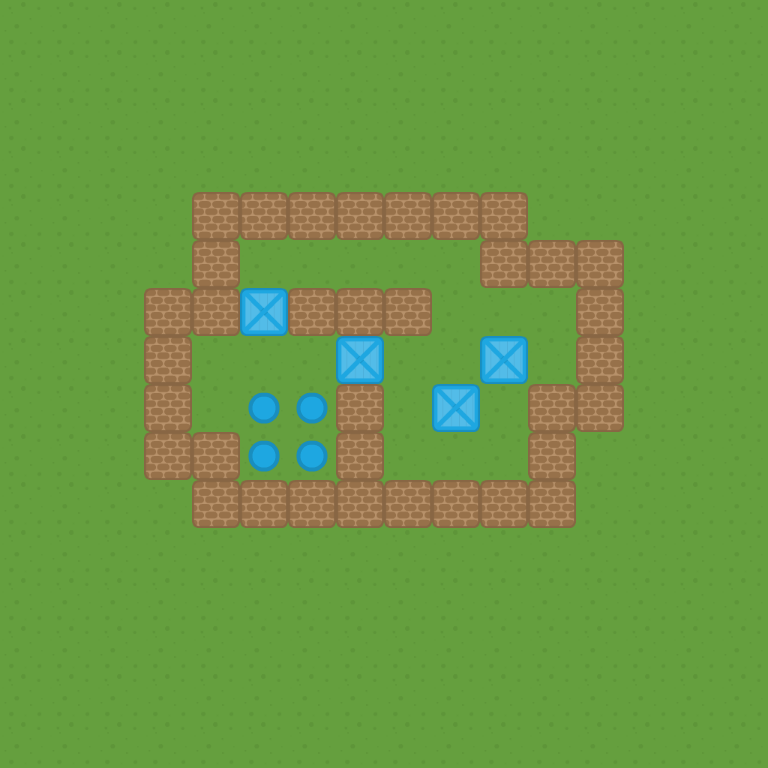

A level layout from a 2D game, rendered from its tile map. Below: a short description, then the map file with its tile-grid data intact:
An orthogonal 16x16 tile map with 48x48 px tiles, 4 tile layers (ground, wall, ball, box) and 1 object (player).

<map version="1.10" tiledversion="1.10.1" orientation="orthogonal" renderorder="right-down" width="16" height="16" tilewidth="48" tileheight="48" infinite="0" nextlayerid="7" nextobjectid="3">
 <tileset firstgid="1" source="mapsprite.tsx" />
 <layer id="1" name="ground" width="16" height="16">
  <data encoding="csv">
5,5,5,5,5,5,5,5,5,5,5,5,5,5,5,5,
5,5,5,5,5,5,5,5,5,5,5,5,5,5,5,5,
5,5,5,5,5,5,5,5,5,5,5,5,5,5,5,5,
5,5,5,5,5,5,5,5,5,5,5,5,5,5,5,5,
5,5,5,5,5,5,5,5,5,5,5,5,5,5,5,5,
5,5,5,5,5,5,5,5,5,5,5,5,5,5,5,5,
5,5,5,5,5,5,5,5,5,5,5,5,5,5,5,5,
5,5,5,5,5,5,5,5,5,5,5,5,5,5,5,5,
5,5,5,5,5,5,5,5,5,5,5,5,5,5,5,5,
5,5,5,5,5,5,5,5,5,5,5,5,5,5,5,5,
5,5,5,5,5,5,5,5,5,5,5,5,5,5,5,5,
5,5,5,5,5,5,5,5,5,5,5,5,5,5,5,5,
5,5,5,5,5,5,5,5,5,5,5,5,5,5,5,5,
5,5,5,5,5,5,5,5,5,5,5,5,5,5,5,5,
5,5,5,5,5,5,5,5,5,5,5,5,5,5,5,5,
5,5,5,5,5,5,5,5,5,5,5,5,5,5,5,5
</data>
 </layer>
 <layer id="2" name="wall" width="16" height="16">
  <data encoding="csv">
0,0,0,0,0,0,0,0,0,0,0,0,0,0,0,0,
0,0,0,0,0,0,0,0,0,0,0,0,0,0,0,0,
0,0,0,0,0,0,0,0,0,0,0,0,0,0,0,0,
0,0,0,0,0,0,0,0,0,0,0,0,0,0,0,0,
0,0,0,0,3,3,3,3,3,3,3,0,0,0,0,0,
0,0,0,0,3,0,0,0,0,0,3,3,3,0,0,0,
0,0,0,3,3,0,3,3,3,0,0,0,3,0,0,0,
0,0,0,3,0,0,0,0,0,0,0,0,3,0,0,0,
0,0,0,3,0,0,0,3,0,0,0,3,3,0,0,0,
0,0,0,3,3,0,0,3,0,0,0,3,0,0,0,0,
0,0,0,0,3,3,3,3,3,3,3,3,0,0,0,0,
0,0,0,0,0,0,0,0,0,0,0,0,0,0,0,0,
0,0,0,0,0,0,0,0,0,0,0,0,0,0,0,0,
0,0,0,0,0,0,0,0,0,0,0,0,0,0,0,0,
0,0,0,0,0,0,0,0,0,0,0,0,0,0,0,0,
0,0,0,0,0,0,0,0,0,0,0,0,0,0,0,0
</data>
 </layer>
 <layer id="3" name="ball" width="16" height="16">
  <data encoding="csv">
0,0,0,0,0,0,0,0,0,0,0,0,0,0,0,0,
0,0,0,0,0,0,0,0,0,0,0,0,0,0,0,0,
0,0,0,0,0,0,0,0,0,0,0,0,0,0,0,0,
0,0,0,0,0,0,0,0,0,0,0,0,0,0,0,0,
0,0,0,0,0,0,0,0,0,0,0,0,0,0,0,0,
0,0,0,0,0,0,0,0,0,0,0,0,0,0,0,0,
0,0,0,0,0,0,0,0,0,0,0,0,0,0,0,0,
0,0,0,0,0,0,0,0,0,0,0,0,0,0,0,0,
0,0,0,0,0,1,1,0,0,0,0,0,0,0,0,0,
0,0,0,0,0,1,1,0,0,0,0,0,0,0,0,0,
0,0,0,0,0,0,0,0,0,0,0,0,0,0,0,0,
0,0,0,0,0,0,0,0,0,0,0,0,0,0,0,0,
0,0,0,0,0,0,0,0,0,0,0,0,0,0,0,0,
0,0,0,0,0,0,0,0,0,0,0,0,0,0,0,0,
0,0,0,0,0,0,0,0,0,0,0,0,0,0,0,0,
0,0,0,0,0,0,0,0,0,0,0,0,0,0,0,0
</data>
 </layer>
 <layer id="4" name="box" width="16" height="16">
  <data encoding="csv">
0,0,0,0,0,0,0,0,0,0,0,0,0,0,0,0,
0,0,0,0,0,0,0,0,0,0,0,0,0,0,0,0,
0,0,0,0,0,0,0,0,0,0,0,0,0,0,0,0,
0,0,0,0,0,0,0,0,0,0,0,0,0,0,0,0,
0,0,0,0,0,0,0,0,0,0,0,0,0,0,0,0,
0,0,0,0,0,0,0,0,0,0,0,0,0,0,0,0,
0,0,0,0,0,2,0,0,0,0,0,0,0,0,0,0,
0,0,0,0,0,0,0,2,0,0,2,0,0,0,0,0,
0,0,0,0,0,0,0,0,0,2,0,0,0,0,0,0,
0,0,0,0,0,0,0,0,0,0,0,0,0,0,0,0,
0,0,0,0,0,0,0,0,0,0,0,0,0,0,0,0,
0,0,0,0,0,0,0,0,0,0,0,0,0,0,0,0,
0,0,0,0,0,0,0,0,0,0,0,0,0,0,0,0,
0,0,0,0,0,0,0,0,0,0,0,0,0,0,0,0,
0,0,0,0,0,0,0,0,0,0,0,0,0,0,0,0,
0,0,0,0,0,0,0,0,0,0,0,0,0,0,0,0
</data>
 </layer>
 <objectgroup id="6" name="player">
  <object id="2" name="player" x="240" y="336" width="48" height="48" />
 </objectgroup>
</map>